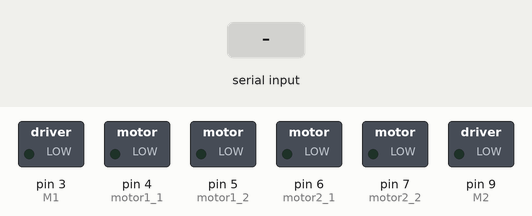
Recording of a sketch running on a simulated Arduino Uno, built with avr-gcc and run on an emulated ATmega328P. Shown: switched loads named in the sketch (green lamp = pin HIGH). The test bench sets the inputs (shaded band).

Above: at 1.2 s.
1.3 s: "1" received over Serial
At 2.5 s:
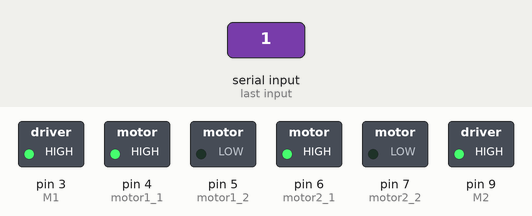
2.8 s: "2" received over Serial
At 3.8 s:
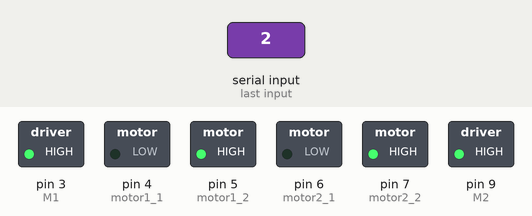
4.3 s: "3" received over Serial
At 5.0 s:
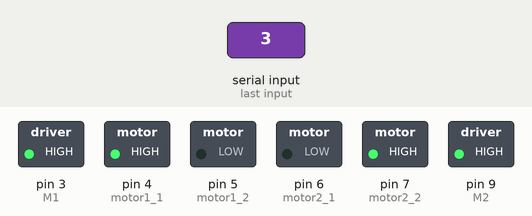
5.8 s: "4" received over Serial
At 6.1 s:
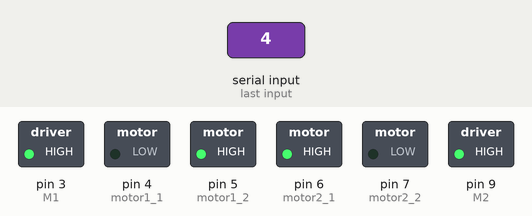
Timing chart, 0 to 8.3 s (numbered marks = the images above; inputs shaded):
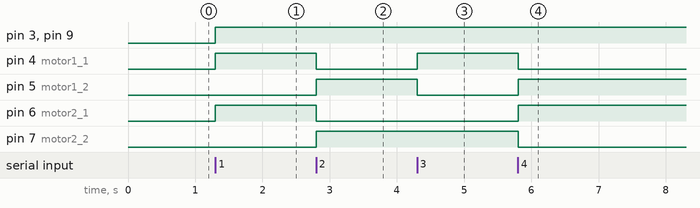

The sketch:

Motor_Functions.ino
```cpp
#define M1 3    //Enable pin for the 1.Motor
#define M2 9    //Enable pin for the 2.Motor
#define motor1_1 4
#define motor1_2 5
#define motor2_1 6
#define motor2_2 7

char connection;

void setup()
{
  Serial.begin(9600);

  pinMode(M1, OUTPUT);
  pinMode(motor1_1, OUTPUT);
  pinMode(motor1_2, OUTPUT);
  pinMode(M2, OUTPUT);
  pinMode(motor2_1, OUTPUT);
  pinMode(motor2_2, OUTPUT);

}

void loop()
{

  if(Serial.available())
  {
    connection=Serial.read();

}

    switch (connection)
  {
    case '1':
    forwards();
    break;

    case '2':
    backwards();
    break;

    case '3':
    left();
    break;

    case'4':
    right();

    break;

    default:
    break;
  }

}


void forwards()
{

  digitalWrite(M1, HIGH);
  digitalWrite(M2, HIGH);

  digitalWrite(motor1_1, HIGH);   //M1
  digitalWrite(motor1_2, LOW);    //M1

  digitalWrite(motor2_1, HIGH);   //M2
  digitalWrite(motor2_2, LOW);    //M2
}


void backwards()
{

  digitalWrite(M1, HIGH);
  digitalWrite(M2, HIGH);

  digitalWrite(motor1_1, LOW);   //M1
  digitalWrite(motor1_2, HIGH);    //M1

  digitalWrite(motor2_1, LOW);   //M2
  digitalWrite(motor2_2, HIGH);    //M2
}

void left()
{

  digitalWrite(M1, HIGH);
  digitalWrite(M2, HIGH);

  digitalWrite(motor1_1, HIGH);   //M1
  digitalWrite(motor1_2, LOW);    //M1

  digitalWrite(motor2_1, LOW);   //M2
  digitalWrite(motor2_2, HIGH);    //M2
}

void right()
{

  digitalWrite(M1, HIGH);
  digitalWrite(M2, HIGH);

  digitalWrite(motor1_1, LOW);   //M1
  digitalWrite(motor1_2, HIGH);    //M1

  digitalWrite(motor2_1, HIGH);   //M2
  digitalWrite(motor2_2, LOW);    //M2
}
```

Measured:
- after the input at 1.3 s, pin 3 (M1), pin 4 (motor1_1), pin 6 (motor2_1), pin 9 (M2): LOW → HIGH at once
- after the input at 2.8 s, pin 4 (motor1_1), pin 6 (motor2_1): HIGH → LOW at once; pin 5 (motor1_2), pin 7 (motor2_2): LOW → HIGH at once
- after the input at 4.3 s, pin 4 (motor1_1): LOW → HIGH at once; pin 5 (motor1_2): HIGH → LOW at once
- after the input at 5.8 s, pin 4 (motor1_1), pin 7 (motor2_2): HIGH → LOW at once; pin 5 (motor1_2), pin 6 (motor2_1): LOW → HIGH at once
